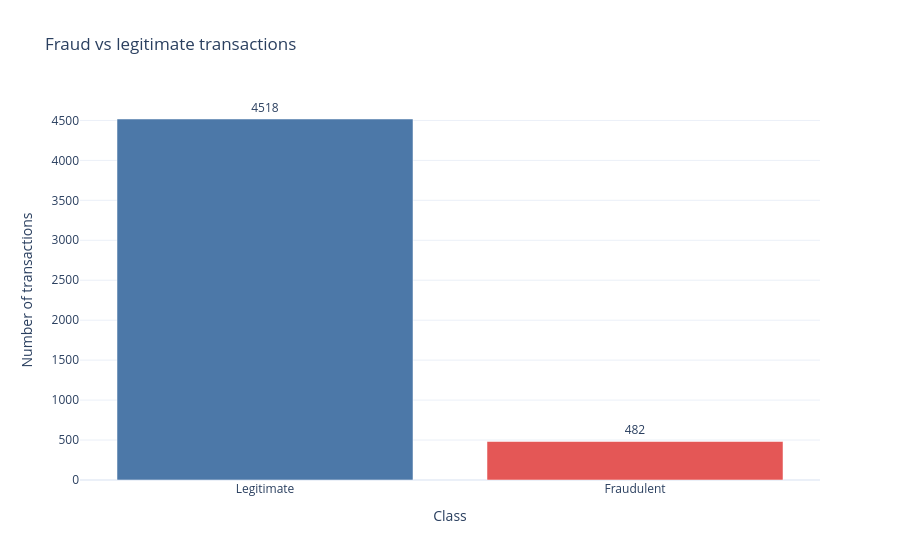

The notebook cell this image was saved under:
### Markdown cell above
## 2. Target analysis

`Fraudulent = 1` is the minority class. A constant "all legitimate" predictor would already look accurate, so later model selection must not use accuracy alone.

### Code cell
print(f"Fraud count: {tgt['fraud_count']}")
print(f"Legitimate count: {tgt['legitimate_count']}")
print(f"Fraud rate: {tgt['fraud_rate'] * 100:.2f}%")
print(f"Legitimate rate: {tgt['legitimate_rate'] * 100:.2f}%")

target_plot = df.copy()
target_plot["class_label"] = target_plot["Fraudulent"].map({0: "Legitimate", 1: "Fraudulent"})
fig_target = px.bar(
    target_plot["class_label"].value_counts().rename_axis("class_label").reset_index(name="count"),
    x="class_label",
    y="count",
    title="Fraud vs legitimate transactions",
    labels={"class_label": "Class", "count": "Number of transactions"},
    text="count",
    color="class_label",
    color_discrete_map={"Legitimate": "#4C78A8", "Fraudulent": "#E45756"},
)
fig_target.update_traces(textposition="outside", showlegend=False)
fig_target.update_layout(yaxis_title="Number of transactions")
display(fig_target)

### Figure 1 — Plotly figure (JSON) as saved in the notebook; plotly's stock layout.template omitted (floating-point values rounded to 4 significant figures)
{"data": [{"hovertemplate": "Class=%{x}<br>Number of transactions=%{text}<extra></extra>", "legendgroup": "Legitimate", "marker": {"color": "#4C78A8", "pattern": {"shape": ""}}, "name": "Legitimate", "orientation": "v", "showlegend": false, "text": [4518.0], "textposition": "outside", "type": "bar", "x": ["Legitimate"], "xaxis": "x", "y": [4518], "yaxis": "y"}, {"hovertemplate": "Class=%{x}<br>Number of transactions=%{text}<extra></extra>", "legendgroup": "Fraudulent", "marker": {"color": "#E45756", "pattern": {"shape": ""}}, "name": "Fraudulent", "orientation": "v", "showlegend": false, "text": [482.0], "textposition": "outside", "type": "bar", "x": ["Fraudulent"], "xaxis": "x", "y": [482], "yaxis": "y"}], "layout": {"barmode": "relative", "legend": {"title": {"text": "Class"}, "tracegroupgap": 0}, "title": {"text": "Fraud vs legitimate transactions"}, "xaxis": {"anchor": "y", "categoryarray": ["Legitimate", "Fraudulent"], "categoryorder": "array", "domain": [0.0, 1.0], "title": {"text": "Class"}}, "yaxis": {"anchor": "x", "domain": [0.0, 1.0], "title": {"text": "Number of transactions"}}}}
